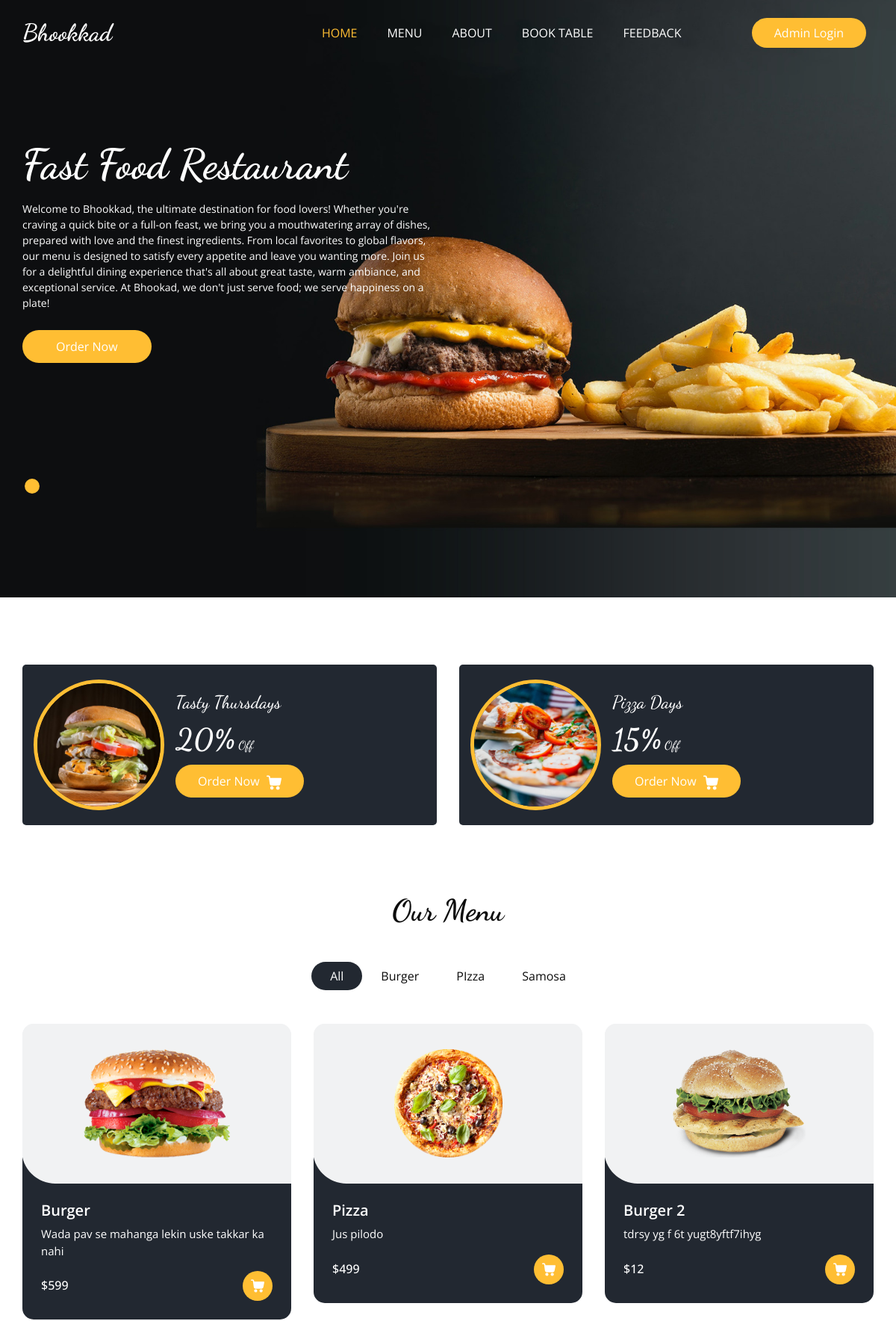
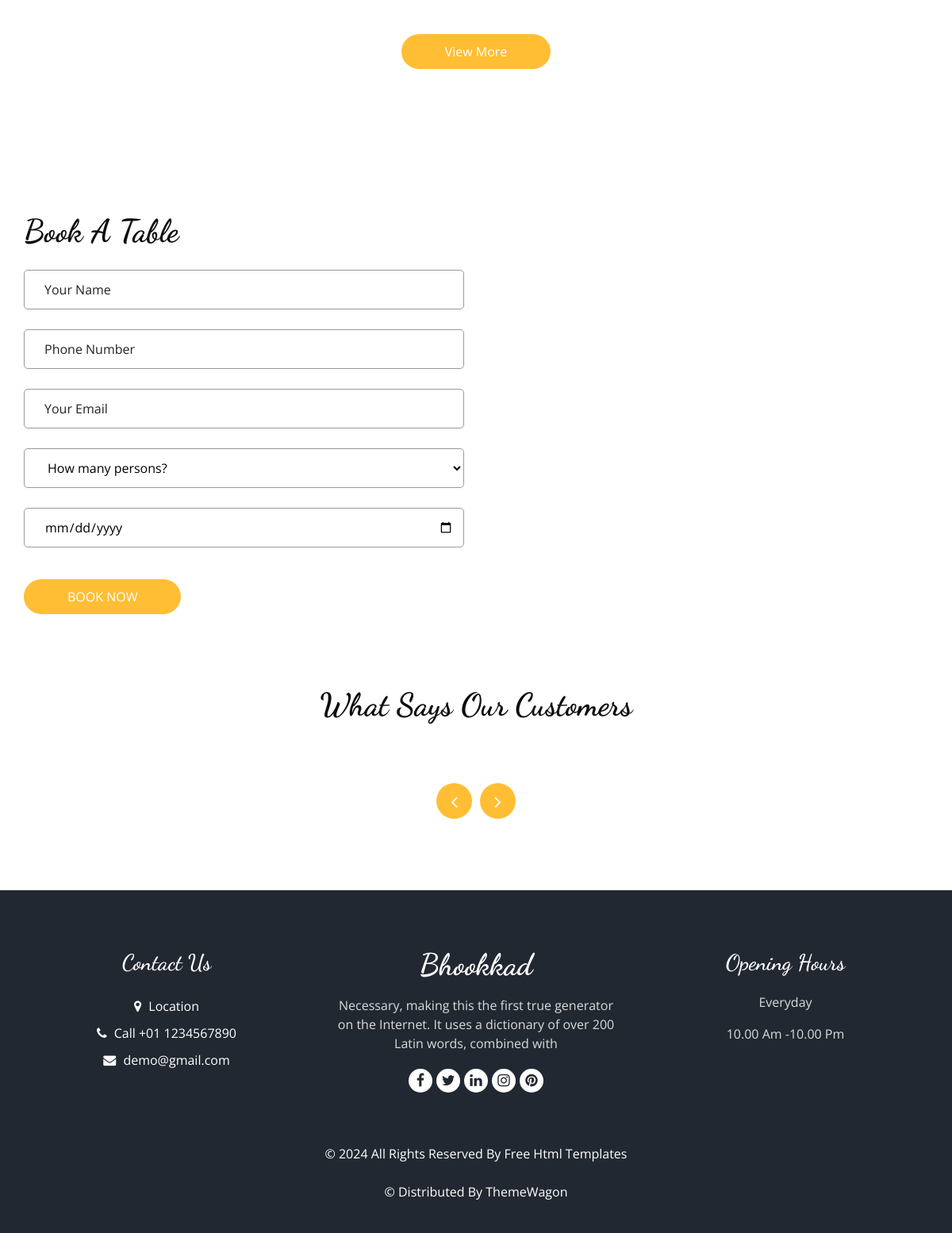
The page / on the database its author committed (2 pictures, top to bottom).
### base/models.py (models this page shows, shortened)
class ItemList(models.Model):
    Category_name = models.CharField(max_length=15)
    def __str__(self):
        return self.Category_name

class Items(models.Model):
    Item_name = models.CharField(max_length=40)
    description = models.TextField(blank=False)
    Price = models.IntegerField()
    Category = models.ForeignKey(ItemList, related_name='Name', on_delete=models.CASCADE)
    Image = models.ImageField(upload_to='items/')

### base/views.py (the view)
# urls.py: path('', HomeView,name="Home"),
def HomeView(request):
    items =  Items.objects.all()
    list = ItemList.objects.all()
    review = Feedback.objects.all()
    for k in review:
            print(k.Image.url)
    return render(request, 'home.html',{'items': items, 'list': list, 'review': review})

### Template/home.html (shortened to what this page needs)
{% extends "base.html" %}
{% block home_status %}active{% endblock home_status %}
{% load static %}
{% block slider %}
    <section class="slider_section ">
      <div id="customCarousel1" class="carousel slide" data-ride="carousel">
        <div class="carousel-inner">
          <div class="carousel-item active">
            <div class="container ">
              <div class="row">
                <div class="col-md-7 col-lg-6 ">
                  <div class="detail-box">
                    <h1>
                      Fast Food Restaurant
                    </h1>
                    <p>
                      Welcome to Bhookkad, the ultimate destination for food lovers! Whether you're craving a quick bite or a full-on feast, we bring you a mouthwatering array of dishes, prepared with love and the finest ingredients. From local favorites to global flavors, our menu is designed to satisfy every appetite and leave you wanting more. Join us for a delightful dining experience that's all about great taste, warm ambiance, and exceptional service. At Bhookad, we don't just serve food; we serve happiness on a plate!
                    </p>
                    <div class="btn-box">
                      <a href="" class="btn1">
                        Order Now
                      </a>
                    </div>
                  </div>
                </div>
              </div>
            </div>
          </div>
        </div>
        <div class="container">
          <ol class="carousel-indicators">
            <li data-target="#customCarousel1" data-slide-to="0" class="active"></li>
          </ol>
        </div>
      </div>
    </section>
    {% endblock slider %}
{% block main %}
  <section class="offer_section layout_padding-bottom">
    <div class="offer_container">
      <div class="container ">
        <div class="row">
          <div class="col-md-6  ">
            <div class="box ">
              <div class="img-box">
                <img src="{% static 'images/o1.jpg' %}" alt="">
              </div>
              <div class="detail-box">
                <h5>
                  Tasty Thursdays
                </h5>
                <h6>
                  <span>20%</span> Off
                </h6>
                <a href="">
                  Order Now
                </a>
              </div>
            </div>
          </div>
          <div class="col-md-6  ">
            <div class="box ">
              <div class="img-box">
                <img src="{% static 'images/o2.jpg' %}" alt="">
              </div>
              <div class="detail-box">
                <h5>
                  Pizza Days
                </h5>
                <h6>
                  <span>15%</span> Off
                </h6>
                <a href="">
                  Order Now
                </a>
              </div>
            </div>
          </div>
        </div>
      </div>
    </div>
  </section>
  <section class="food_section layout_padding-bottom">
    <div class="container">
      <div class="heading_container heading_center">
        <h2>
          Our Menu
        </h2>
      </div>
      <ul class="filters_menu">
        <li class="active" data-filter="*">All</li>
        {% for i in list %}
        <li data-filter=".{{i.Category_name}}">{{i.Category_name}}</li>
        {% endfor %}
      </ul>
      <div class="filters-content">
        <div class="row grid">
          {% for j in items %}
          <div class="col-sm-6 col-lg-4 all {{j.Category}}">
            <div class="box">
              <div>
                <div class="img-box">
                  <img src="/media/{{j.Image}} " alt="{{j.Image}}">
                </div>
                <div class="detail-box">
                  <h5>
                    {{j.Item_name}}
                  </h5>
                  <p>
                    {{j.description}}
                  </p>
                  <div class="options">
                    <h6>
                      ${{j.Price}}
                    </h6>
                    <a href="">
                    </a>
                  </div>
                </div>
              </div>
            </div>
          </div>
          {% endfor %}
        </div>
      </div>
      <div class="btn-box">
        <a href="">
          View More
        </a>
      </div>
    </div>
  </section>
  <section class="book_section layout_padding">
    <div class="container">
      <div class="heading_container">
        <h2>
          Book A Table
        </h2>
      </div>
      <div class="row">
        <div class="col-md-6">
          <div class="form_container">
            <form action="{% url 'Book_Table' %}" method='POST'>{% csrf_token %}
              <div>
                <input type="text" class="form-control" name="user_name" required placeholder="Your Name" />
              </div>
              <div>
                <input type="text" class="form-control" name="phone_number" required placeholder="Phone Number" />
              </div>
              <div>
                <input type="email" class="form-control" name="user_email" placeholder="Your Email" />
              </div>
              <div>
                <select class="form-control nice-select wide" required name="total_person">
                  <option value="" disabled selected>
                    How many persons?
                  </option>
                </select>
              </div>
              <div>
                <input type="date" required name="booking_data" class="form-control">
              </div>
              <div class="btn_box">
                <button>
                  Book Now
                </button>
              </div>
            </form>
          </div>
        </div>
        <div class="col-md-6">
          <div class="map_container ">
            <div id="googleMap"></div>
          </div>
        </div>
      </div>
    </div>
  </section>
  <section class="client_section layout_padding-bottom">
    <div class="container">
      <div class="heading_container heading_center psudo_white_primary mb_45">
        <h2>
          What Says Our Customers
        </h2>
      </div>
      <div class="carousel-wrap row ">
        <div class="owl-carousel client_owl-carousel">
        </div>
      </div>
    </div>
  </section>
{% endblock main %}

### Template/base.html (shortened to what this page needs)
<!DOCTYPE html>
<html>
{% load static %}
<head>
  <link rel="stylesheet" type="text/css" href="{% static 'css/bootstrap.css' %}" />
  <link rel="stylesheet" type="text/css" href="https://cdnjs.cloudflare.com/ajax/libs/OwlCarousel2/2.3.4/assets/owl.carousel.min.css" />
  <link rel="stylesheet" href="https://cdnjs.cloudflare.com/ajax/libs/jquery-nice-select/1.1.0/css/nice-select.min.css" />
  <link href="{% static 'css/font-awesome.min.css' %}" rel="stylesheet" />
  <link href="{% static 'css/style.css' %}" rel="stylesheet" />
  <link href="{% static 'css/responsive.css' %}" rel="stylesheet" />
</head>
<body {% block class %}{% endblock class %}>
  <div class="hero_area">
    <div class="bg-box">
      <img src="{% static 'images/hero-bg.jpg' %}" alt="">
    </div>
    <header class="header_section">
      <div class="container">
        <nav class="navbar navbar-expand-lg custom_nav-container ">
          <a class="navbar-brand" href="{% url 'Home' %}">
            <span>
              Bhookkad
            </span>
          </a>
          <div class="collapse navbar-collapse" id="navbarSupportedContent">
            <ul class="navbar-nav  mx-auto ">
              <li class="nav-item {% block home_status %}{% endblock home_status %}">
                <a class="nav-link" href="{% url 'Home' %}">Home <span class="sr-only">(current)</span></a>
              </li>
              <li class="nav-item {% block menu_status %}{% endblock menu_status %}">
                <a class="nav-link " href="{% url 'Menu' 'all' %}">Menu</a>
              </li>
              <li class="nav-item {% block about_status %}{% endblock about_status %}">
                <a class="nav-link" href="{% url 'About' %}">About</a>
              </li>
              <li class="nav-item {% block table_status %}{% endblock table_status %}">
                <a class="nav-link" href="{% url 'Book_Table' %}">Book Table</a>
              </li>
              <li class="nav-item {% block feedback_status %}{% endblock feedback_status %}">
                <a class="nav-link" href="{% url 'Feedback_Form' %}">Feedback</a>
              </li>
            </ul>
            <div class="user_option">
              <a href="/admin" class="order_online">
                Admin Login
              </a>
            </div>
          </div>
        </nav>
      </div>
    </header>
    {% block slider %}{% endblock slider %}
  </div>
 {% block main %}{% endblock main %}
  <footer class="footer_section">
    <div class="container">
      <div class="row">
        <div class="col-md-4 footer-col">
          <div class="footer_contact">
            <h4>
              Contact Us
            </h4>
            <div class="contact_link_box">
              <a href="">
                <i class="fa fa-map-marker" aria-hidden="true"></i>
                <span>
                  Location
                </span>
              </a>
              <a href="">
                <i class="fa fa-phone" aria-hidden="true"></i>
                <span>
                  Call +01 1234567890
                </span>
              </a>
              <a href="">
                <i class="fa fa-envelope" aria-hidden="true"></i>
                <span>
                  demo@gmail.com
                </span>
              </a>
            </div>
          </div>
        </div>
        <div class="col-md-4 footer-col">
          <div class="footer_detail">
            <a href="" class="footer-logo">
              Bhookkad
            </a>
            <p>
              Necessary, making this the first true generator on the Internet. It uses a dictionary of over 200 Latin words, combined with
            </p>
            <div class="footer_social">
              <a href="">
                <i class="fa fa-facebook" aria-hidden="true"></i>
              </a>
              <a href="">
                <i class="fa fa-twitter" aria-hidden="true"></i>
              </a>
              <a href="">
                <i class="fa fa-linkedin" aria-hidden="true"></i>
              </a>
              <a href="">
                <i class="fa fa-instagram" aria-hidden="true"></i>
              </a>
              <a href="">
                <i class="fa fa-pinterest" aria-hidden="true"></i>
              </a>
            </div>
          </div>
        </div>
        <div class="col-md-4 footer-col">
          <h4>
            Opening Hours
          </h4>
          <p>
            Everyday
          </p>
          <p>
            10.00 Am -10.00 Pm
          </p>
        </div>
      </div>
      <div class="footer-info">
        <p>
          &copy; <span id="displayYear"></span> All Rights Reserved By
          <a href="https://html.design/">Free Html Templates</a><br><br>
          &copy;  Distributed By
          <a href="https://themewagon.com/" target="_blank">ThemeWagon</a>
        </p>
      </div>
    </div>
  </footer>
</body>
</html>

### Static/css/responsive.css (style rules this page uses)
@media (min-width: 1200px) { .container { max-width: 1170px; } }

### rows shown on the page
ItemList: Category_name "Burger"
ItemList: Category_name "PIzza"
ItemList: Category_name "Samosa"
Items: Image (picture), Item_name "Burger", description "Wada pav se mahanga lekin uske takkar ka nahi", Price "599"
Items: Image (picture), Item_name "Pizza", description "Jus pilodo", Price "499"
Items: Image (picture), Item_name "Burger 2", description "tdrsy yg f 6t yugt8yftf7ihyg", Price "12"
